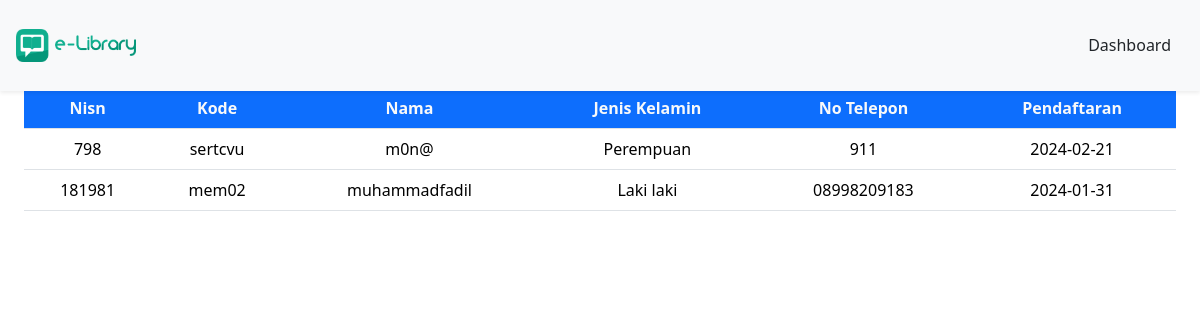
Page /DashboardAdmin/member/member.php (signed in) on the committed database.
### tables this page shows
CREATE TABLE `member` (
  `nisn` int(11) NOT NULL,
  `kode_member` varchar(12) NOT NULL,
  `nama` varchar(255) NOT NULL,
  `password` varchar(255) NOT NULL,
  `jenis_kelamin` varchar(20) NOT NULL,
  `no_tlp` varchar(15) NOT NULL,
  `tgl_pendaftaran` date NOT NULL
);

### config/config.php (called while the page is built, shortened)
<?php
$host = "127.0.0.1";
$username = "root";
$password = "";
$database_name = "perpustakaan1";
$connection = mysqli_connect($host, $username, $password, $database_name);
function queryReadData($dataKategori) {
  global $connection;
  $result = mysqli_query($connection, $dataKategori);
  $items = [];
  while($item = mysqli_fetch_assoc($result)) {
    $items[] = $item;
  }
  return $items;
}
?>

### DashboardAdmin/member/member.php (the view, shortened to what this page needs)
<?php
require "../../config/config.php";
$member = queryReadData("SELECT * FROM member");
?>
<!DOCTYPE html>
<html lang="en">
  <head>
    <link href="https://cdn.jsdelivr.net/npm/bootstrap@5.3.2/dist/css/bootstrap.min.css" rel="stylesheet">
  </head>
  <body>
    <nav class="navbar fixed-top bg-body-tertiary shadow-sm">
      <div class="container-fluid p-3">
        <a class="navbar-brand" href="#">
          <img src="../img/library.png" alt="logo" width="120px">
        </a>
        <a class="btn btn-tertiary" href="../dashboardAdmin.php">Dashboard</a>
      </div>
    </nav>
    <div class="p-4 mt-5">
      <div class="table-responsive mt-3 ">
        <table class="table table-striped table-hover">
        <thead class="text-center">
          <tr>
            <th class="bg-primary text-light">Nisn</th>
            <th class="bg-primary text-light">Kode</th>
            <th class="bg-primary text-light">Nama</th>
            <th class="bg-primary text-light">Jenis Kelamin</th>
            <th class="bg-primary text-light">No Telepon</th>
            <th class="bg-primary text-light">Pendaftaran</th>
          </tr>
        </thead>
      <?php foreach($member as $item) : ?>
      <thead class="text-center">
      <tr>
        <td><?=$item["nisn"];?></td>
        <td><?=$item["kode_member"];?></td>
        <td><?=$item["nama"];?></td>
        <td><?=$item["jenis_kelamin"];?></td>
        <td><?=$item["no_tlp"];?></td>
        <td><?=$item["tgl_pendaftaran"];?></td>
       </tr>
      </thead>
      <?php endforeach;?>
    </table>
    </div>
  </div>
  </body>
</html>

### rows in the picture
member: nisn "798", kode_member "sertcvu", nama "m0n@", jenis_kelamin "Perempuan", no_tlp "911", tgl_pendaftaran "2024-02-21"
member: nisn "181981", kode_member "mem02", nama "muhammadfadil", jenis_kelamin "Laki laki", no_tlp "08998209183", tgl_pendaftaran "2024-01-31"
